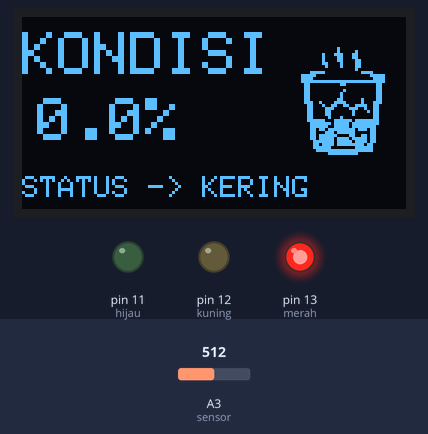
Recording of a sketch running on a simulated Arduino Uno, built with avr-gcc and run on an emulated ATmega328P. On the bench: 128×64 one-colour display, output pins drawn as LEDs (lit = HIGH). Inputs (shaded band) come from the test bench; at power-on: A3 (sensor) = 512. What the sketch prints to the serial monitor is not drawn.

Above: at 1.8 s.
1.9 s: A3 (sensor) set to 395
At 2.4 s:
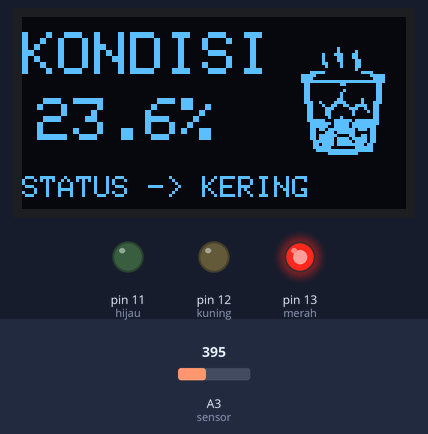
3.5 s: A3 (sensor) set to 369
At 4.7 s:
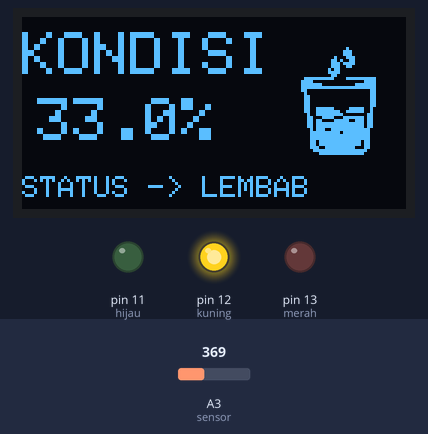
5.0 s: A3 (sensor) set to 237
At 5.8 s:
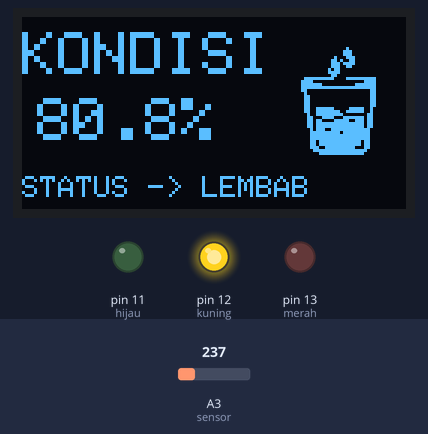
6.5 s: A3 (sensor) set to 217
At 7.0 s:
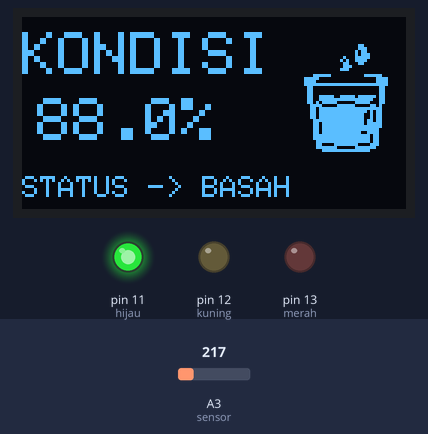
8.0 s: A3 (sensor) set to 306
At 9.2 s:
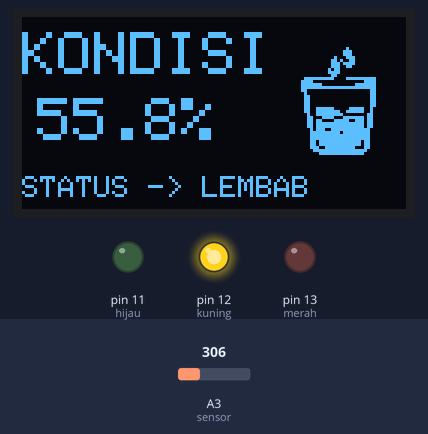
9.5 s: A3 (sensor) set to 510
At 10.5 s:
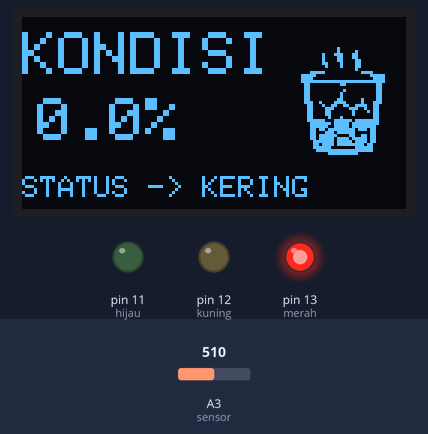
Timing chart, 0 to 12.0 s (numbered marks = the images above; inputs shaded):
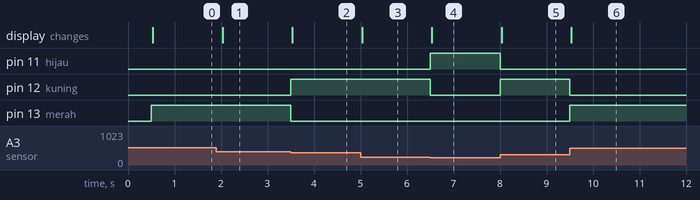

The sketch:

MoistureSensor.ino
```cpp
#include <Wire.h>
#include <Adafruit_GFX.h>
#include <Adafruit_SSD1306.h>

#define SCREEN_WIDTH 128
#define SCREEN_HEIGHT 64
#define OLED_RESET    -1

Adafruit_SSD1306 display(SCREEN_WIDTH, SCREEN_HEIGHT, &Wire, OLED_RESET);

const int sensor = A3;
const int merah = 13;
const int kuning = 12;
const int hijau = 11;

const int kering = 460;
const int basah = 184;

const int batasKering = 30;
const int batasLembab = 85;

unsigned long akhir = 0;

enum kondisi{KERING, LEMBAB, BASAH};

const unsigned char gelasKering[] PROGMEM = {
	0x00, 0x00, 0x00, 0x00, 0x00, 0x00, 0x00, 0x00, 0x00, 0x00, 0x00, 0x00, 0x00, 0x00, 0x00, 0x00,
	0x00, 0x00, 0x00, 0x00, 0x00, 0x01, 0x00, 0x00, 0x00, 0x00, 0x01, 0x04, 0x00, 0x00, 0x00, 0x23,
	0x8c, 0x00, 0x00, 0x00, 0x21, 0x8c, 0x00, 0x00, 0x00, 0x21, 0x86, 0x00, 0x00, 0x00, 0x30, 0x86,
	0x00, 0x00, 0x00, 0x10, 0x86, 0x00, 0x00, 0x00, 0x00, 0x04, 0x00, 0x00, 0x03, 0xe0, 0x01, 0xe0,
	0x00, 0x1f, 0x00, 0x00, 0x3e, 0x00, 0x1e, 0x00, 0x00, 0x1e, 0x00, 0x1f, 0xff, 0xff, 0xfe, 0x00,
	0x0c, 0x00, 0xc0, 0x0c, 0x00, 0x0c, 0x00, 0x00, 0x0c, 0x00, 0x0c, 0x00, 0x40, 0x0c, 0x00, 0x0c,
	0x00, 0x80, 0x0c, 0x00, 0x0c, 0x00, 0x80, 0x0c, 0x00, 0x0c, 0x01, 0x81, 0x0c, 0x00, 0x0e, 0x43,
	0xc1, 0x1c, 0x00, 0x06, 0x26, 0x67, 0x98, 0x00, 0x06, 0x1c, 0x1c, 0x98, 0x00, 0x06, 0x18, 0x08,
	0x58, 0x00, 0x06, 0x18, 0x08, 0x18, 0x00, 0x06, 0x08, 0x80, 0x18, 0x00, 0x07, 0xe3, 0xf7, 0xf8,
	0x00, 0x03, 0xfb, 0xef, 0xf8, 0x00, 0x03, 0xf3, 0xef, 0xf0, 0x00, 0x03, 0x6f, 0xfb, 0xb0, 0x00,
	0x03, 0x1d, 0xf8, 0x30, 0x00, 0x03, 0x7e, 0x19, 0xb0, 0x00, 0x03, 0x7d, 0xef, 0xb0, 0x00, 0x01,
	0xfd, 0xf7, 0xb0, 0x00, 0x01, 0xbd, 0xff, 0x60, 0x00, 0x01, 0xf8, 0x07, 0xe0, 0x00, 0x00, 0xff,
	0xff, 0xe0, 0x00, 0x00, 0x0f, 0xfc, 0x00, 0x00, 0x00, 0x00, 0x00, 0x00, 0x00, 0x00, 0x00, 0x00,
	0x00, 0x00, 0x00, 0x00, 0x00, 0x00, 0x00, 0x00, 0x00, 0x00, 0x00, 0x00
};

const unsigned char gelasLembab[] PROGMEM = {
  0x00, 0x00, 0x00, 0x00, 0x00, 0x00, 0x00, 0x00, 0x00, 0x00, 0x00, 0x00, 0x00, 0x00, 0x00, 0x00,
	0x00, 0x00, 0x00, 0x00, 0x00, 0x00, 0x20, 0x00, 0x00, 0x00, 0x00, 0x70, 0x00, 0x00, 0x00, 0x00,
	0x70, 0x00, 0x00, 0x00, 0x02, 0x38, 0x00, 0x00, 0x00, 0x06, 0x98, 0x00, 0x00, 0x00, 0x07, 0x78,
	0x00, 0x00, 0x00, 0x07, 0x30, 0x00, 0x00, 0x00, 0x0b, 0x00, 0x00, 0x00, 0x00, 0x0f, 0x00, 0x00,
	0x00, 0x00, 0x06, 0x00, 0x00, 0x00, 0x0f, 0xfc, 0x3f, 0xf0, 0x00, 0x1e, 0x00, 0x00, 0xf0, 0x00,
	0x1f, 0xc0, 0x07, 0xf0, 0x00, 0x1f, 0xff, 0xff, 0xf0, 0x00, 0x18, 0x00, 0x00, 0x30, 0x00, 0x08,
	0x00, 0x00, 0x30, 0x00, 0x0c, 0x00, 0x00, 0x30, 0x00, 0x0c, 0x00, 0x00, 0x30, 0x00, 0x0c, 0x00,
	0x00, 0x30, 0x00, 0x0c, 0x00, 0x00, 0x30, 0x00, 0x0c, 0xfc, 0x1f, 0x20, 0x00, 0x0c, 0xff, 0x3f,
	0x20, 0x00, 0x04, 0xff, 0x80, 0x60, 0x00, 0x06, 0x3c, 0x7f, 0x60, 0x00, 0x06, 0xc3, 0xe7, 0x60,
	0x00, 0x06, 0xff, 0xff, 0x60, 0x00, 0x06, 0xff, 0xff, 0x60, 0x00, 0x02, 0xe7, 0xff, 0xc0, 0x00,
	0x03, 0xff, 0x7f, 0xc0, 0x00, 0x03, 0xff, 0xff, 0xc0, 0x00, 0x03, 0xff, 0xff, 0xc0, 0x00, 0x03,
	0x7f, 0xfe, 0xc0, 0x00, 0x03, 0x7f, 0xfe, 0xc0, 0x00, 0x03, 0x9f, 0xf8, 0xc0, 0x00, 0x01, 0xff,
	0xff, 0x80, 0x00, 0x00, 0x7f, 0xff, 0x00, 0x00, 0x00, 0x00, 0x00, 0x00, 0x00, 0x00, 0x00, 0x00,
	0x00, 0x00, 0x00, 0x00, 0x00, 0x00, 0x00, 0x00, 0x00, 0x00, 0x00, 0x00
};

const unsigned char gelasBasah[] PROGMEM = {
  0x00, 0x00, 0x00, 0x00, 0x00, 0x00, 0x00, 0x00, 0x00, 0x00, 0x00, 0x00, 0x00, 0x00, 0x00, 0x00,
	0x00, 0x03, 0x00, 0x00, 0x00, 0x00, 0x03, 0x80, 0x00, 0x00, 0x00, 0x05, 0x80, 0x00, 0x00, 0x00,
	0x05, 0xc0, 0x00, 0x00, 0x00, 0x47, 0xc0, 0x00, 0x00, 0x00, 0xa7, 0x80, 0x00, 0x00, 0x00, 0x63,
	0x00, 0x00, 0x00, 0x00, 0x70, 0x00, 0x00, 0x00, 0x00, 0xe0, 0x00, 0x00, 0x00, 0x00, 0x00, 0x00,
	0x00, 0x01, 0xf8, 0x00, 0xfc, 0x00, 0x0f, 0x80, 0x00, 0x0f, 0x00, 0x0f, 0x00, 0x00, 0x0f, 0x00,
	0x0f, 0xff, 0xff, 0xff, 0x00, 0x06, 0x00, 0x00, 0x06, 0x00, 0x06, 0x00, 0x00, 0x06, 0x00, 0x06,
	0x00, 0x00, 0x06, 0x00, 0x06, 0x7c, 0xfb, 0xf6, 0x00, 0x06, 0x7f, 0xff, 0xe6, 0x00, 0x06, 0xbe,
	0x07, 0xc6, 0x00, 0x03, 0xc1, 0xf8, 0x34, 0x00, 0x03, 0x7f, 0xff, 0xfc, 0x00, 0x03, 0x7f, 0xff,
	0xac, 0x00, 0x03, 0x7f, 0xff, 0x2c, 0x00, 0x03, 0x7f, 0xff, 0x2c, 0x00, 0x01, 0xff, 0xff, 0x6c,
	0x00, 0x01, 0xbf, 0xff, 0x7c, 0x00, 0x01, 0xbf, 0xff, 0xfc, 0x00, 0x01, 0xbf, 0xff, 0xf8, 0x00,
	0x01, 0xbf, 0xfe, 0x78, 0x00, 0x01, 0xff, 0xff, 0xd8, 0x00, 0x01, 0xff, 0xff, 0xd8, 0x00, 0x00,
	0xff, 0xff, 0xd8, 0x00, 0x00, 0xc3, 0xfc, 0x38, 0x00, 0x00, 0xfe, 0x07, 0xf0, 0x00, 0x00, 0x3f,
	0xff, 0xc0, 0x00, 0x00, 0x00, 0x00, 0x00, 0x00, 0x00, 0x00, 0x00, 0x00, 0x00, 0x00, 0x00, 0x00,
	0x00, 0x00, 0x00, 0x00, 0x00, 0x00, 0x00, 0x00, 0x00, 0x00, 0x00, 0x00
};

float konversi(int adc){
  float persen = (kering - adc) * 100.0 / (kering - basah);
  return constrain(persen, 0.0, 100.0);
}

kondisi air(float persen){
  if(persen < batasKering) return KERING;
  if(persen < batasLembab) return LEMBAB;
  return BASAH;
}

const char* tampilKondisi(kondisi hitung){
  switch(hitung){
    case KERING:
    return "STATUS -> KERING";

    case LEMBAB:
    return "STATUS -> LEMBAB";

    case BASAH:
    return "STATUS -> BASAH";

    default:
    return "TIDAK DIKETAHUI";
  }
}

void gambar(kondisi hitung){
  switch(hitung){
    case KERING:
    display.drawBitmap(90, 6, gelasKering, 34, 44, SSD1306_WHITE);
    break;

    case LEMBAB:
    display.drawBitmap(90, 6, gelasLembab, 34, 44, SSD1306_WHITE);
    break;

    case BASAH:
    display.drawBitmap(90, 6, gelasBasah, 34, 44, SSD1306_WHITE);
    break;
  }
}

void setup() {
  Serial.begin(9600);
  pinMode(sensor, INPUT);
  pinMode(merah, OUTPUT);
  pinMode(kuning, OUTPUT);
  pinMode(hijau, OUTPUT);

  if(!display.begin(SSD1306_SWITCHCAPVCC, 0x3C)){
    Serial.println("OLED gagal di-inisialisasi!");
    for(;;);
  }

  display.clearDisplay();
  display.setTextSize(1);
  display.setTextColor(SSD1306_WHITE);
}

void loop() {
  if(millis() - akhir >= 500){
    akhir = millis();

    int adc = analogRead(sensor);
    float persen = konversi(adc);

    kondisi hitung = air(persen);

    Serial.print("ADC -> ");
    Serial.print(adc);
    Serial.print(" | ");
    Serial.print("Persen -> ");
    Serial.print(persen, 1);
    Serial.print("% | ");
    Serial.println(tampilKondisi(hitung));

    gantiLampu(hitung);
    oled(persen, hitung);

  }
}

void oled(float persen, kondisi oledd){
  display.clearDisplay();
  gambar(oledd);

  display.setTextSize(2);
  display.setCursor(0, 5);
  display.print("KONDISI");

  display.setTextSize(2);
  display.setCursor(5, 27);
  display.print(persen,1);
  display.print("%");

  display.setTextSize(1);
  display.setCursor(0, 53);
  display.print(tampilKondisi(oledd));
  display.display();
}

void gantiLampu(kondisi status){
  digitalWrite(merah, status == KERING);
  digitalWrite(kuning, status == LEMBAB);
  digitalWrite(hijau, status == BASAH);
}
```

Measured:
- the behaviour switches between 378 and 377 on A3 (sensor) (found by bisection; images 1 and 2)
- the behaviour switches between 226 and 225 on A3 (sensor) (found by bisection; images 3 and 4)
- after the input at 1.9 s, the display: changes after 0.13 s (image 1)
- after the input at 3.5 s, pin 12 (kuning): LOW → HIGH at once; pin 13 (merah): HIGH → LOW at once; the display: changes at once (image 2)
- after the input at 5.0 s, the display: changes at once (image 3)
- after the input at 6.5 s, pin 11 (hijau): LOW → HIGH at once; pin 12 (kuning): HIGH → LOW at once; the display: changes at once (image 4)
- after the input at 8.0 s, pin 11 (hijau): HIGH → LOW at once; pin 12 (kuning): LOW → HIGH at once; the display: changes at once (image 5)
- after the input at 9.5 s, pin 12 (kuning): HIGH → LOW at once; pin 13 (merah): LOW → HIGH at once; the display: changes at once (image 6)
